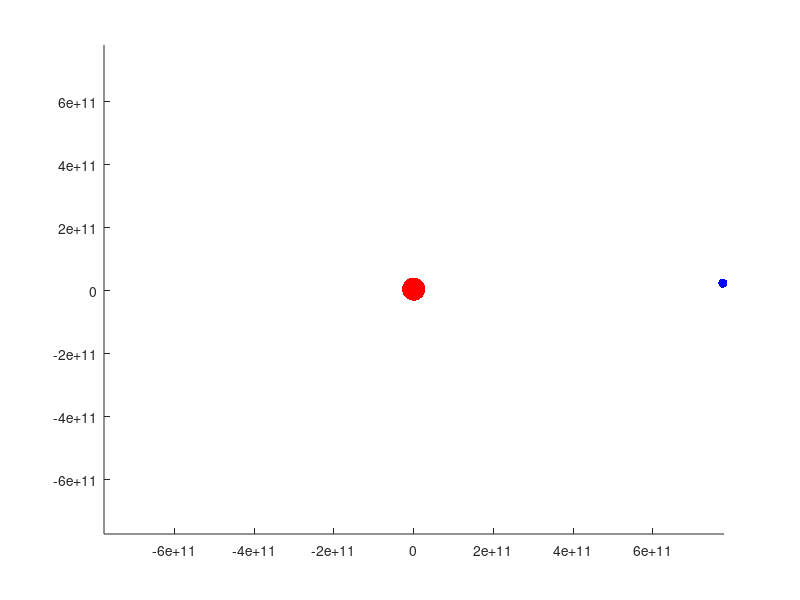

This chart was generated by the following MATLAB code:
% Now with animation!
function res = celestial_mechanics_1 ()
%% initialize values 
% Star 1
m1  =  2e30                    ;%mass of Sun (kg)
P1i =  [0, 0]                  ;%star location vector
V1i =  [0, 0]                  ;%initial orbital velocity of star 2 (m/s)

% Star 2
m2  =  1.8986e27               ;%mass of star 2 (kg)
P2i =  [778500000000, 0]       ;%planet location vector
V2i =  [0, 13100]              ;%initial orbital velocity of star 2 (m/s)

initial_values = [P1i, V1i, P2i,V2i];

%% universe variables
G = 6.67e-11 ; %Nm^2/kg^2
tdays = 4332;
tseconds = tdays * 24 *60 * 60;
step = tseconds/200;
time_span = (0 : step : tseconds);

%% ode 45
%options = odeset ('Events', @events);
[T, Output] = ode45 (@jupitergoesvroom, time_span, initial_values );

%% plot
% hold on
% plot (Output(:,1), Output(:,2), 'y', 'linewidth', 4)
% plot (Output(:,5), Output(:,6), 'r', 'linewidth', 4)

animate_func (T, Output)

%% functions
    function res = jupitergoesvroom (~, W)
        %putting an O in front of these values so they don't interfere with
        %initial values
        P1 = [W(1), W(2)];
        
        P2 = [W(5), W(6)];
        
        V1x = W(3);
        V1y = W(4);
        
        V2x = W(7);
        V2y = W(8);
        
        dP1dt = [V1x;
            V1y];
        
        dP2dt = [V2x;
            V2y];
        dV = acceleration (P1, P2);
        dV1dt = - dV (1:2);
        dV2dt = dV (3:4);
        
        res = [dP1dt;
            dV1dt;
            dP2dt;
            dV2dt];
    end
    function res = acceleration (P1, P2)
        
        gravitational_force = gravity_force_func (m1, P1, m2, P2);
        
        fx = gravitational_force(1);
        fy = gravitational_force(2);
        
        xacceleration1 = fx/m1;
        yacceleration1 = fy/m1;
        xacceleration2 = fx/m2;
        yacceleration2 = fy/m2;
        
        res =   [xacceleration1;
            yacceleration1;
            xacceleration2;
            yacceleration2];
    end

    function res = gravity_force_func (m1, P1, m2, P2)
        
        res = F12 (m1, P1, m2, P2);
        
    end
    function res = F12 (m1, P1, m2, P2)
        % define r terms
        R = P1 - P2;
        r = norm (R);
        rhat = R/r;
        
        % force equation
        fg = G * (m1 * m2)/ (r^2) * rhat;
        res = fg;
        
    end
    function res = F21 (m1, P1, m2, P2)
        % define r terms
        R = P2 - P1;
        r = norm (R);
        rhat = R/r;
        
        % force equation
        fg = G * (m1 * m2)/ (r^2) * rhat;
        res = fg;
        
    end

%% animation
    function animate_func(T,M)
        
        % animate the positions of the planets, assuming that the
        % columns of M are x1, y1, x2, y2.
        X1 = M(:,1);
        Y1 = M(:,2);
        X2 = M(:,5);
        Y2 = M(:,6);
        
        minmax = [min([X1;X2]), max([X1;X2]), min([Y1;Y2]), max([Y1;Y2])];
        
        for i=1:length(T)
            clf;
            axis(minmax);
            hold on;
            draw_func(X1(i), Y1(i), X2(i), Y2(i));
            drawnow;
        end
        
        function draw_func(x1, y1, x2, y2)
            plot(x1, y1, 'r.', 'MarkerSize', 50);
            plot(x2, y2, 'b.', 'MarkerSize', 20);
        end
    end

end
